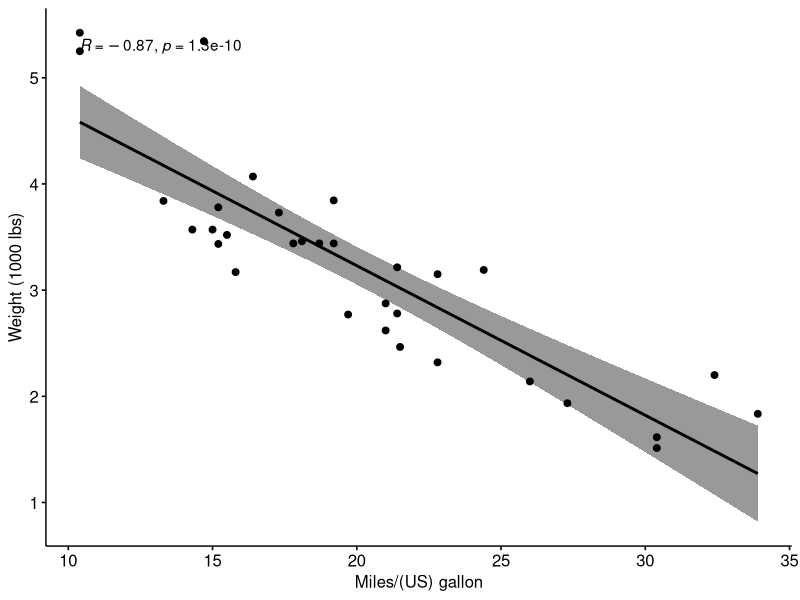

Here is the R script that generated this plot:
#Author: Nyasia Argrow, Date: 02/20/2025, Purpose: Test the correlation analysis

library("ggpubr")

#Loading a dummy dataset
my_data <- mtcars

#Create a correlation hypothesis
#Weight of the car is inversely proportional to the miles per gallon travelled by the car

ggscatter(my_data, x = "mpg", y = "wt", add = "reg.line", conf.int = TRUE, cor.coef = TRUE, cor.method = "pearson", xlab = "Miles/(US) gallon", ylab = "Weight (1000 lbs)")

